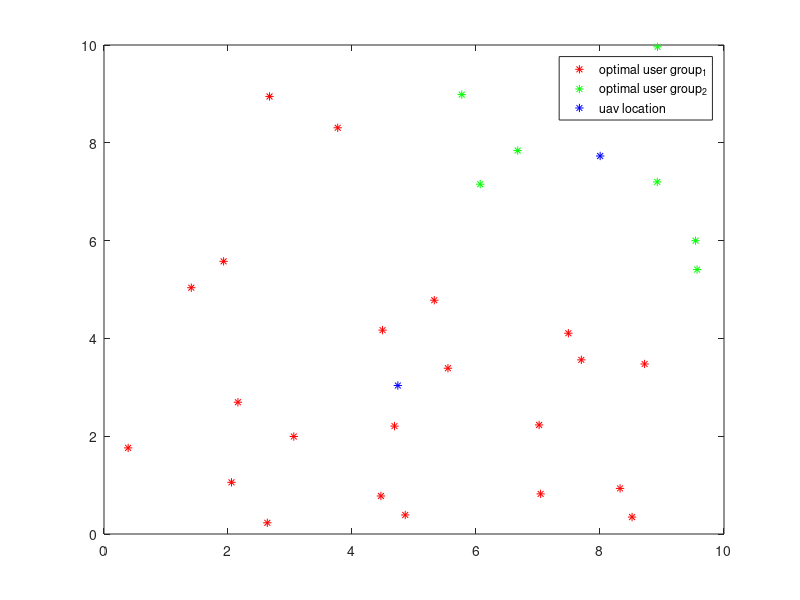

This figure's MATLAB source:
%%%%%%%%%%%%%
%%% TiTle: UAV position deployment by K-means
%%%%: Author: Niu Guanchong
%%%%: Time: 2017/11/20

clear;
clc;

%%%Parameters



N_users = 30;
P_xyz  = zeros(N_users, 2);
TX_ant = 64;
RX_ant = 16;
height_uav = 10;
range_users = 10; %%%%%The range of users' range
p_x = range_users*(rand(N_users,1)); % randomly distributed in a 10*10 square
p_y = range_users*(rand(N_users,1));
p_z = zeros(N_users, 1);
P_xyz = [p_x, p_y];

Pow_initial = 100; %dB
pow = zeros(N_users, 1);
range_uav = 10;
N_UAV = 2; %%Number of UAVs
P_uav_initial = zeros(N_UAV, 2);
for u_uav = 1:N_UAV
P_uav_initial(u_uav, :) = [range_uav*rand   range_uav*rand];
end
lamda = 20;  %%minimal power for each user.
alpha = 1.5;  % distance gain
beta = 1.8;
distance = zeros(1,30);
% p_one_D = [P_xyz(:,1); P_xyz(:,2)];
% uav_cluster = kmeans(p_one_D,3);
% uav_p = reshape(uav_cluster,N_users, 2);
% plot(uav_p(:,1), uav_p(:,2), 'g*'); hold on
% plot(P_xyz(:,1),P_xyz(:,2), 'r*')
uav_old = P_uav_initial;
uav_new = zeros(N_UAV, 2);
begin = 0;
while norm(uav_new-uav_old,'fro')>0.01
%     P_new_xyz_uav_1 = [];
%     P_new_xyz_uav_2 = [];
%     if begin == 1
%     uav_old = uav_new;
%     end
%     for ue = 1: N_users
%         for u_uav = 1:N_UAV 
%             distance(u_uav, ue) = norm(uav_old(u_uav) - P_xyz(ue, :), 'fro')^2;
%         end
%         if distance(1,ue)<=distance(2,ue)
%             P_new_xyz_uav_1 = [P_new_xyz_uav_1; P_xyz(ue,:)];
%         else 
%             P_new_xyz_uav_2 = [P_new_xyz_uav_2; P_xyz(ue,:)];
%         end
%         begin =1;
%         uav_new(1,:) = mean(P_new_xyz_uav_1.^2);
%         uav_new(2,:) = mean(P_new_xyz_uav_2.^2);
%     end
%     
    
%%%%%%%%%%%%%%%%%%%%%%%%
if begin ==1
         uav_old = uav_new;
end
     for ue = 1:N_users
         for u_uav = 1:N_UAV
             distance(ue, u_uav) = norm(uav_old(u_uav) - P_xyz(ue, :), 'fro')^2;
         end
     end    
     
     P_uav_new_xyz_1 = P_xyz(distance(:, 1)<distance(:, 2), :);
     P_uav_new_xyz_2 = P_xyz(distance(:, 1)>=distance(:, 2), :);
     uav_new = [mean(P_uav_new_xyz_1);  mean(P_uav_new_xyz_2)];
      begin = 1;
end
  hold on;
  box on
plot(P_uav_new_xyz_1(:,1), P_uav_new_xyz_1(:,2), 'r*');
plot(P_uav_new_xyz_2(:,1), P_uav_new_xyz_2(:,2), 'g*');
plot(uav_new(:,1), uav_new(:,2), 'b*');
legend('optimal user group_1', 'optimal user group_2', 'uav location')
    